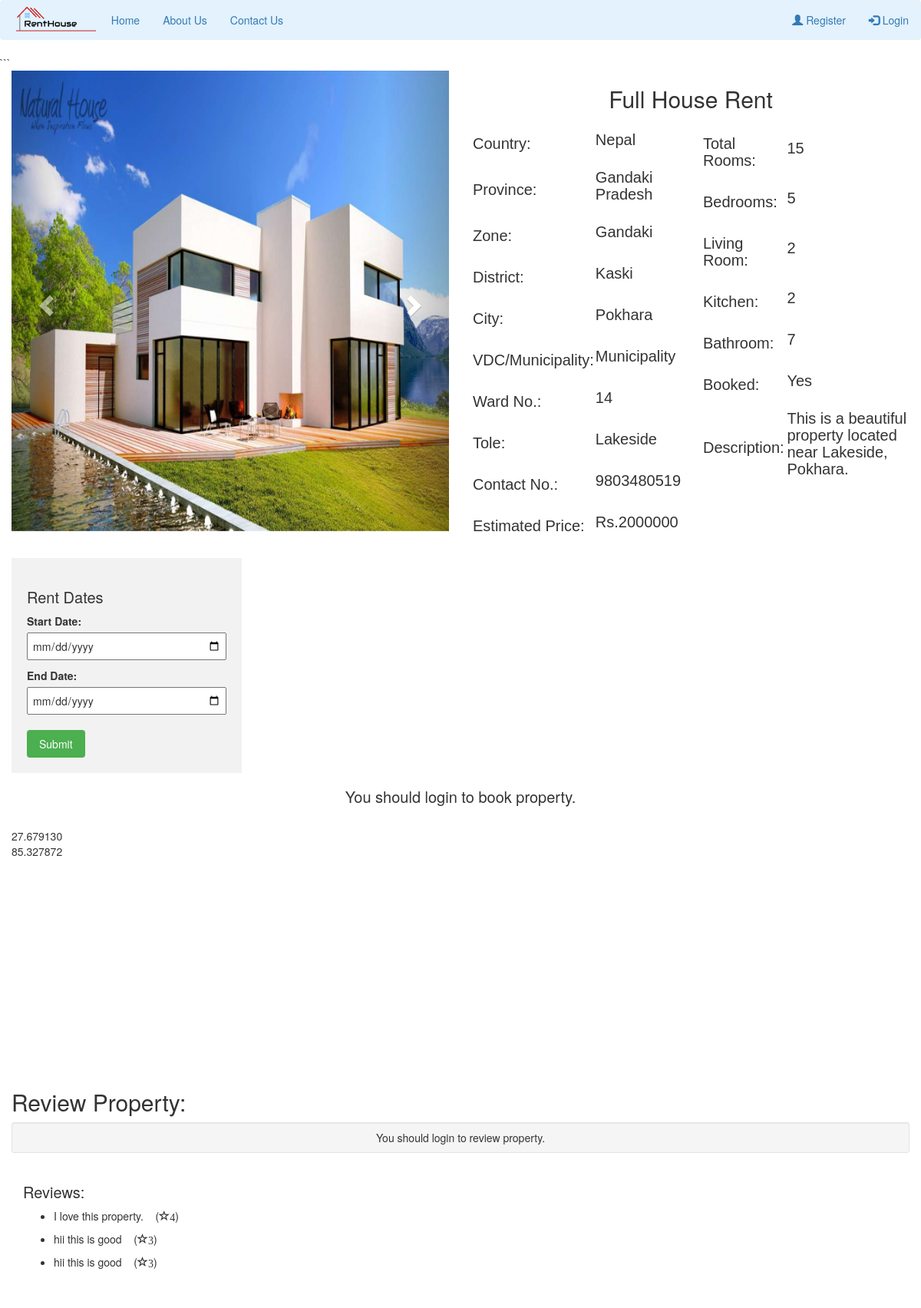
The page /view-property.php?property_id=124 on the database its author committed.
### tables this page shows
CREATE TABLE `property_photo` (
  `property_photo_id` int(12) NOT NULL,
  `p_photo` varchar(500) NOT NULL,
  `property_id` int(11) NOT NULL
);

CREATE TABLE `add_property` (
  `property_id` int(10) NOT NULL,
  `country` varchar(50) NOT NULL,
  `province` varchar(50) NOT NULL,
  `zone` varchar(50) NOT NULL,
  `district` varchar(50) NOT NULL,
  `city` varchar(100) NOT NULL,
  `vdc_municipality` varchar(50) NOT NULL,
  `ward_no` int(10) NOT NULL,
  `tole` varchar(100) NOT NULL,
  `contact_no` bigint(10) NOT NULL,
  `property_type` varchar(50) NOT NULL,
  `estimated_price` bigint(10) NOT NULL,
  `total_rooms` int(10) NOT NULL,
  `bedroom` int(10) NOT NULL,
  `living_room` int(10) NOT NULL,
  `kitchen` int(10) NOT NULL,
  `bathroom` int(10) NOT NULL,
  `description` varchar(2000) NOT NULL,
  `latitude` decimal(9,6) NOT NULL,
  `longitude` decimal(9,6) NOT NULL,
  `owner_id` int(10) NOT NULL,
  `booked` varchar(10) DEFAULT 'No'
);

CREATE TABLE `review` (
  `review_id` int(10) NOT NULL,
  `comment` varchar(500) NOT NULL,
  `rating` int(5) NOT NULL,
  `property_id` int(11) NOT NULL
);

### view-property.php (the view, shortened to what this page needs)
<!DOCTYPE html>
<html>
<head>
</head>
<body>
<?php
include('navbar.php');
include('booking-engine.php');
?>
<?php
	$property_id=$_GET['property_id'];
    $sql="SELECT * from add_property where property_id='$property_id'";
	$query=mysqli_query($db,$sql);
	if(mysqli_num_rows($query)>0)
{
    while($rows=mysqli_fetch_assoc($query)){
    $sql2="SELECT * FROM property_photo where property_id='$property_id'";
    $query2=mysqli_query($db,$sql2);
    $rowcount=mysqli_num_rows($query2);
?>
<div class="container-fluid">
  <div class="row">
    <div class="col-sm-6">
<div id="myCarousel" class="carousel slide" data-ride="carousel">
  <div class="carousel-inner" role="listbox">
  <?php
  for($i=1;$i<=$rowcount;$i++)
  {
      $row=mysqli_fetch_array($query2);
      $photo=$row['p_photo'];
  ?>
  <?php
  if($i==1)
  {
  ?>
  <div class="item active">
      <img class="d-block img-fluid" src="owner/<?php echo $photo ?>" alt="First slide" width="100%" style="max-height: 600px; min-height: 600px;">
    </div>
  <?php
  }
  else
  {
    ?>
    <div class="item">
      <img class="d-block img-fluid" src="owner/<?php echo $photo ?>" alt="First slide" width="100%" style="max-height: 600px; min-height: 600px;">
    </div>
 <?php
   }
  }
  ?>
  </div>
  <a class="left carousel-control" href="#myCarousel" role="button" data-slide="prev">
    <span class="glyphicon glyphicon-chevron-left" aria-hidden="true"></span>
  </a>
  <a class="right carousel-control" href="#myCarousel" role="button" data-slide="next">
    <span class="glyphicon glyphicon-chevron-right" aria-hidden="true"></span>
  </a>
</div>
</div>
<div class="col-sm-6">
  <center><h2><?php echo $rows['property_type'] ?></h2></center>
  <div class="row">
    <div class="col-sm-6">
      <div class="row">
      <div class="col-sm-6">
          <table>
            <tr>
              <td><h3>Country:</h3></td>
              <td><h4><?php echo $rows['country']; ?></h4></td>
            </tr>
            <tr>
              <td><h3>Province:</h3></td>
              <td><h4><?php echo $rows['province']; ?></h4></td>
            </tr>
            <tr>
              <td><h3>Zone:</h3></td>
              <td><h4><?php echo $rows['zone']; ?></h4></td>
            </tr>
            <tr>
              <td><h3>District:</h3></td>
              <td><h4><?php echo $rows['district']; ?></h4></td>
            </tr>
            <tr>
              <td><h3>City:</h3></td>
              <td><h4><?php echo $rows['city']; ?></h4></td>
            </tr>
            <tr>
              <td><h3>VDC/Municipality:</h3></td>
              <td><h4><?php echo $rows['vdc_municipality']; ?></h4></td>
            </tr>
            <tr>
              <td><h3>Ward No.:</h3></td>
              <td><h4><?php echo $rows['ward_no']; ?></h4></td>
            </tr>
            <tr>
              <td><h3>Tole:</h3></td>
              <td><h4><?php echo $rows['tole']; ?></h4></td>
            </tr>
            <tr>
              <td><h3>Contact No.:</h3></td>
              <td><h4><?php echo $rows['contact_no']; ?></h4></td>
            </tr>
            <tr>
              <td><h3>Estimated Price:</h3></td>
              <td><h4>Rs.<?php echo $rows['estimated_price']; ?></h4></td>
            </tr>
          </table>
        </div>
      </div>
    </div>
    <div class="col-sm-6">
      <table>
            <tr>
              <td><h3>Total Rooms:</h3></td>
              <td><h4><?php echo $rows['total_rooms']; ?></h4></td>
            </tr>
            <tr>
              <td><h3>Bedrooms:</h3></td>
              <td><h4><?php echo $rows['bedroom']; ?></h4></td>
            </tr>
            <tr>
              <td><h3>Living Room:</h3></td>
              <td><h4><?php echo $rows['living_room']; ?></h4></td>
            </tr>
            <tr>
              <td><h3>Kitchen:</h3></td>
              <td><h4><?php echo $rows['kitchen']; ?></h4></td>
            </tr>
            <tr>
              <td><h3>Bathroom:</h3></td>
              <td><h4><?php echo $rows['bathroom']; ?></h4></td>
            </tr>
            <tr>
              <td><h3>Booked:</h3></td>
              <td><h4><?php echo $rows['booked']; ?></h4></td>
            </tr>
            <tr>
              <td><h3>Description:</h3></td>
              <td><h4><?php echo $rows['description']; ?></h4></td>
            </tr>
          </table>
    </div>
  </div>
</div>
</div>
<br>
<div class="sidebar">
  <h3>Rent Dates</h3>
    <label for="start-date">Start Date:</label>
    <input type="date" id="start-date" name="start-date">
    <label for="end-date">End Date:</label>
    <input type="date" id="end-date" name="end-date">
    <input type="submit" value="Submit">
</div>
<?php
if(isset($_SESSION["email"]) && !empty($_SESSION['email'])){
?>
<form method="POST" action="booking-engine.php?property_id=<?php echo $rows['property_id']; ?>">
<div class="row">
  <div class="col-sm-6">
    <?php
    $booked=$rows['booked'];
    if ($booked=='No'){ ?>
      <input type="hidden" name="property_id" value="<?php echo $rows['property_id']; ?>">
    <input type="submit" class="btn btn-lg btn-primary" name="book_property" style="width: 100%" value="Book Property">
  <?php } else { ?>
    <input type="submit" class="btn btn-lg btn-primary" style="width: 100%" value="Property Booked" disabled>
  <?php } ?>
  </div>
</form>
<form method="POST" action="chatpage.php">
  <div class="col-sm-6">
    <input type="hidden" name="owner_id" value="<?php echo $rows['owner_id']; ?>">
    <input type="submit" class="btn btn-lg btn-success" name="send_message" style="width: 100%" value="Send Message" >
  </div>
  </form>
</div>
<?php }
else{
  echo "<center><h3>You should login to book property.</h3></center>";
}
 ?>
<br>
<div id="map" style="width: 100%; height: 300px;">
  <div id="lat"><?php echo  $rows['latitude'];?></div>
  <div id="lon"><?php echo  $rows['longitude'];?></div>
</div>
<br>
<?php }} ?>
</div>
<div class="container-fluid">
  <h2>Review Property:</h2>
      <div class="well well-sm">
            <div class="text-right">
<?php
if(isset($_SESSION["email"]) && !empty($_SESSION['email'])){
?>
                <a class="btn btn-success btn-info" href="#reviews-anchor" style="width: 100%" id="open-review-box">Leave a Review</a>
            </div>
            <div class="row" id="post-review-box" style="display:none;">
                <div class="col-md-12">
                    <form accept-charset="UTF-8" method="POST">
                      <input name="property_id" type="hidden" value="<?php echo $property_id; ?>">
                        <input id="ratings-hidden" name="rating" type="hidden">
                        <textarea class="form-control animated" cols="50" id="new-review" name="comment" placeholder="Enter your review here..." rows="5"></textarea>
                        <div class="text-right">
                            <div class="stars starrr" data-rating="0"></div>
                            <a class="btn btn-danger btn-sm" href="#" id="close-review-box" style="display:none; margin-right: 10px;">
                            <span class="glyphicon glyphicon-remove"></span>Cancel</a>
                            <button class="btn btn-success btn-lg" type="submit" name="review">Save</button>
                        </div>
                    </form>
                </div>
                </div>
              <?php }
              else{
                echo "<center>You should login to review property.</center>";
              }
              ?>
        </div>
</div>
<?php
    $sql1="SELECT * from review where property_id='$property_id'";
  $query=mysqli_query($db,$sql1);
echo '<div class="container-fluid">';
    echo '<h3>Reviews:</h3>';
    echo '</div>';
  if(mysqli_num_rows($query)>0)
{
    while($row=mysqli_fetch_assoc($query)){
      ?>
      <div class="container-fluid">
        <ul><li><?php echo $row['comment']; ?> &nbsp;&nbsp;&nbsp;(<span class="glyphicon glyphicon-star-empty" style="size: 50px;"><?php echo $row['rating']; ?></span>)</li></ul>
      </div>
      <?php
    }
  }
 ?>
<br><br>
</body>
</html>

### navbar.php (shortened to what this page needs)
<!DOCTYPE html>
<html lang="en">
<head>
  <link rel="stylesheet" href="https://maxcdn.bootstrapcdn.com/bootstrap/3.4.1/css/bootstrap.min.css">
<nav class="navbar navbar-expand-sm navbar-light justify-content-between" style="background-color: #e3f2fd;">
  <div class="container-fluid">
  <a class="navbar-header" href="index.php">
    <img src="images/logo.png" alt="logo" style="height:50px;">
  </a>
  <ul class="nav navbar-nav">
    <li class="nav-item">
      <a class="nav-link" href="index2.php">Home</a>
    </li>
    <li class="nav-item">
      <a class="nav-link" href="aboutus.php">About Us</a>
    </li>
    <li class="nav-item">
      <a class="nav-link" href="contactus.php">Contact Us</a>
    </li>
  </ul>
  <ul class="nav navbar-nav navbar-right">
      <?php
if(isset($_SESSION["email"]) && !empty($_SESSION['email'])){
?>
<li class="dropdown">
        <a class="dropdown-toggle" data-toggle="dropdown" href="#"><span class="glyphicon glyphicon-user"></span> My Profile
        <span class="caret"></span></a>
        <ul class="dropdown-menu">
          <li><a href="profile.php">Profile</a></li>
          <li><a href="booked-property.php">Booked Property</a></li>
          <li><a href="logout.php">Logout</a></li>
        </ul>
      </li>
<?php
}
else {?>
      <li><a href="how-to-register.php"><span class="glyphicon glyphicon-user"></span> Register</a></li>
      <li><a href="how-to-login.php"><span class="glyphicon glyphicon-log-in"></span> Login</a></li>
    <?php } ?>
    </ul>
  </div>
</nav>
</body>
</html>

### view-property.php (style rules this page uses)
.sidebar { background-color: #f2f2f2; padding: 20px; width: 300px; position:relative; top: 0; left: 0; height: 100%; overflow: auto; }
h3 { margin-top: 0; }
label { display: block; margin-bottom: 5px; }
input[type="date"] { width: 100%; padding: 5px; margin-bottom: 10px; }
input[type="submit"] { background-color: #4CAF50; color: white; padding: 8px 16px; border: none; border-radius: 4px; cursor: pointer; margin-top: 10px; }
h3 { font-size: 20px; }
h4 { font-size: 20px; }
table { font-family: arial, sans-serif; border-collapse: collapse; width: 100%; }
td, th { text-align: left; padding: 1px; }

### rows shown on the page
add_property: property_type "Full House Rent", country "Nepal", province "Gandaki Pradesh", zone "Gandaki", district "Kaski", city "Pokhara", vdc_municipality "Municipality", ward_no "14", tole "Lakeside", contact_no "9803480519", estimated_price "2000000", total_rooms "15", bedroom "5", living_room "2", kitchen "2", bathroom "7", booked "Yes", description "This is a beautiful property located near Lakeside, Pokhara.", latitude "27.679130", longitude "85.327872"
property_photo: p_photo (picture)
review: comment "I love this property.", rating "4"
review: comment "hii this is good", rating "3"
review: comment "hii this is good", rating "3"
